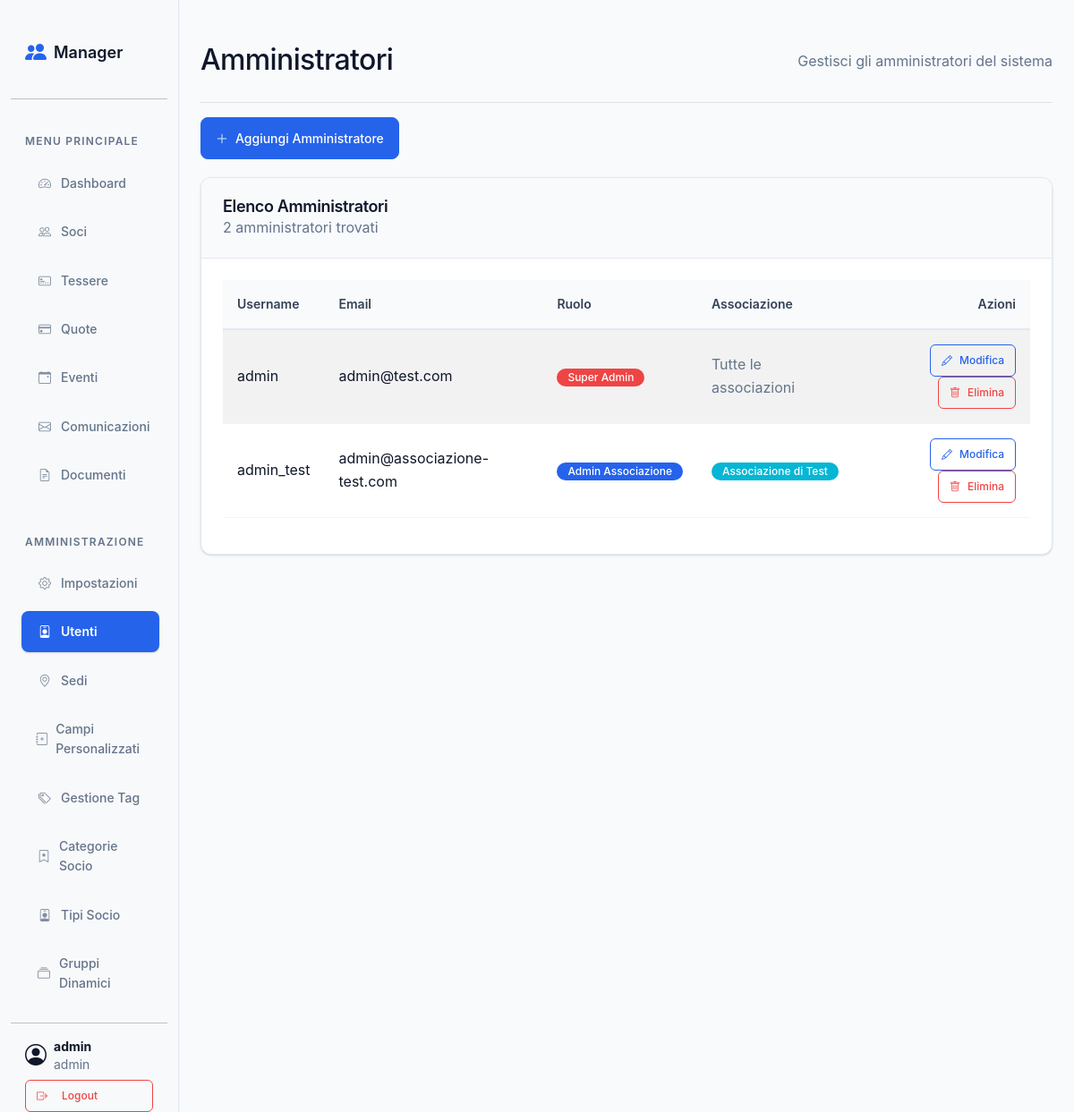
The page /index.php?page=amministratori (signed in) on the database its author committed.
### tables this page shows
CREATE TABLE users (
    id INT AUTO_INCREMENT PRIMARY KEY,
    username VARCHAR(50) UNIQUE NOT NULL,
    email VARCHAR(255) UNIQUE NOT NULL,
    password_hash VARCHAR(255) NOT NULL,
    role ENUM('admin_associazione', 'super_admin') DEFAULT 'admin_associazione',
    associazione_id CHAR(36) NULL,
    created_at TIMESTAMP DEFAULT CURRENT_TIMESTAMP,
    updated_at TIMESTAMP DEFAULT CURRENT_TIMESTAMP ON UPDATE CURRENT_TIMESTAMP,
    last_login TIMESTAMP NULL,
    INDEX idx_users_association (associazione_id),
    FOREIGN KEY (associazione_id) REFERENCES associazioni(id) ON DELETE SET NULL
);

CREATE TABLE associazioni (
    id CHAR(36) PRIMARY KEY,
    nome VARCHAR(255) NOT NULL,
    partita_iva VARCHAR(20) UNIQUE,
    codice_fiscale VARCHAR(16) UNIQUE,
    indirizzo TEXT,
    citta VARCHAR(100),
    provincia VARCHAR(2),
    cap VARCHAR(5),
    email VARCHAR(255) UNIQUE NOT NULL,
    telefono VARCHAR(20),
    costo_tessera DECIMAL(10,2) NULL,
    logo_url TEXT,
    attiva BOOLEAN DEFAULT TRUE,
    tipo_scadenza_default ENUM('solare', 'annuale') DEFAULT 'solare' NOT NULL,
    giorni_notifica_scadenza INT DEFAULT 30,
    template_email_scadenza TEXT,
    created_at DATETIME DEFAULT CURRENT_TIMESTAMP,
    updated_at DATETIME DEFAULT CURRENT_TIMESTAMP ON UPDATE CURRENT_TIMESTAMP
);

### config.php (called while the page is built, shortened)
<?php
if (!function_exists('validateInput')) {
    function validateInput($input, $type = 'string', $max_length = 255) {
    switch($type) {
        case 'alphanumeric':
            return preg_match('/^[a-zA-Z0-9\s_-]+$/', $input) ? trim($input) : false;
    }
    }
}
if (!function_exists('isUserLoggedIn')) {
    function isUserLoggedIn(array $allowed_roles = []) {
    if (empty($allowed_roles)) {
        return true;
    }
    return in_array($_SESSION['user_role'], $allowed_roles);
    }
}

### pages/amministratori.php (the view, shortened to what this page needs)
<?php
include 'config.php';
try {
    $pdo->exec("CREATE TABLE IF NOT EXISTS users (
        id INT AUTO_INCREMENT PRIMARY KEY,
        username VARCHAR(50) UNIQUE NOT NULL,
        email VARCHAR(255) UNIQUE NOT NULL,
        password_hash VARCHAR(255) NOT NULL,
        role ENUM('admin_associazione', 'super_admin') DEFAULT 'admin_associazione',
        associazione_id CHAR(36) NULL,
        created_at TIMESTAMP DEFAULT CURRENT_TIMESTAMP,
        updated_at TIMESTAMP DEFAULT CURRENT_TIMESTAMP ON UPDATE CURRENT_TIMESTAMP,
        last_login TIMESTAMP NULL,
        FOREIGN KEY (associazione_id) REFERENCES associazioni(id) ON DELETE SET NULL
    )");
    try {
        $pdo->exec("ALTER TABLE users ADD COLUMN associazione_id CHAR(36) NULL AFTER role");
        $pdo->exec("ALTER TABLE users ADD FOREIGN KEY (associazione_id) REFERENCES associazioni(id) ON DELETE SET NULL");
    } catch (PDOException $e) {
    }
    try {
        $pdo->exec("ALTER TABLE users MODIFY COLUMN role ENUM('admin_associazione', 'super_admin') DEFAULT 'admin_associazione'");
    } catch (PDOException $e) {
    }
} catch (PDOException $e) {
}
try {
    $stmt = $pdo->query("
        SELECT u.id, u.username, u.email, u.role, u.associazione_id, u.created_at, u.last_login,
               a.nome as associazione_nome
        FROM users u
        LEFT JOIN associazioni a ON u.associazione_id = a.id
        ORDER BY u.role DESC, u.username
    ");
    $administrators = $stmt->fetchAll();
} catch (PDOException $e) {
    die("Error fetching administrators: " . $e->getMessage());
}
?>
<div class="d-flex justify-content-between flex-wrap flex-md-nowrap align-items-center pt-3 pb-2 mb-3 border-bottom">
    <h1 class="h2">Amministratori</h1>
    <p class="text-muted">Gestisci gli amministratori del sistema</p>
</div>
<div class="d-flex justify-content-between mb-3">
    <button type="button" class="btn btn-primary" data-bs-toggle="modal" data-bs-target="#adminModal">
        <i class="bi bi-plus-lg"></i> Aggiungi Amministratore
    </button>
</div>
<div class="card">
    <div class="card-header">
        <h5 class="card-title mb-0">Elenco Amministratori</h5>
        <p class="text-muted mb-0"><?php echo count($administrators); ?> amministratori trovati</p>
    </div>
    <div class="card-body">
        <div class="table-responsive">
            <table class="table table-striped table-hover">
                <thead>
                    <tr>
                        <th>Username</th>
                        <th>Email</th>
                        <th>Ruolo</th>
                        <th>Associazione</th>
                        <th class="text-end">Azioni</th>
                    </tr>
                </thead>
                <tbody>
                    <?php foreach ($administrators as $admin): ?>
                        <tr>
                            <td><?php echo htmlspecialchars($admin['username']); ?></td>
                            <td><?php echo htmlspecialchars($admin['email']); ?></td>
                            <td>
                                <span class="badge <?php echo $admin['role'] === 'super_admin' ? 'bg-danger' : 'bg-primary'; ?>">
                                    <?php echo $admin['role'] === 'super_admin' ? 'Super Admin' : 'Admin Associazione'; ?>
                                </span>
                            </td>
                            <td>
                                <?php if ($admin['associazione_nome']): ?>
                                    <span class="badge bg-info"><?php echo htmlspecialchars($admin['associazione_nome']); ?></span>
                                <?php else: ?>
                                    <span class="text-muted">Tutte le associazioni</span>
                                <?php endif; ?>
                            </td>
                            <td class="text-end">
                                <a href="index.php?page=amministratori&edit=<?php echo $admin['id']; ?>" class="btn btn-sm btn-outline-primary">
                                    <i class="bi bi-pencil"></i> Modifica
                                </a>
                                <form method="POST" class="d-inline" onsubmit="return confirm('Sei sicuro di voler eliminare questo amministratore?')">
                                    <button type="submit" class="btn btn-sm btn-outline-danger">
                                        <i class="bi bi-trash"></i> Elimina
                                    </button>
                                </form>
                            </td>
                        </tr>
                    <?php endforeach; ?>
                </tbody>
            </table>
        </div>
    </div>
</div>

### index.php (shortened to what this page needs)
<?php
require_once 'config.php';
$allowed_pages = [
    'dashboard' => 'pages/dashboard.php',
    'soci' => 'pages/soci.php',
    'eventi' => 'pages/eventi.php',
    'quote' => 'pages/quote.php',
    'tessere' => 'pages/tessere.php',
    'comunicazioni' => 'pages/comunicazioni.php',
    'documenti' => 'pages/documenti.php',
    'verbali' => 'pages/verbali.php',
    'scadenze' => 'pages/scadenze.php',
    'partecipanti' => 'pages/partecipanti.php',
    'configurazioni' => 'pages/configurazioni.php',
    'amministratori' => 'pages/amministratori.php',
    'categorie-socio' => 'pages/categorie-socio.php',
    'tipi-socio' => 'pages/tipi-socio.php',
    'sezioni' => 'pages/sezioni.php',
    'config_campi' => 'pages/config_campi.php',
    'config_tags' => 'pages/config_tags.php',
    'config_gruppi' => 'pages/config_gruppi.php',
    'socio_dettaglio' => 'pages/socio_dettaglio.php',
    'stampa-tessera' => 'pages/stampa-tessera.php',
    'genera-tessera-pdf' => 'pages/genera-tessera-pdf.php',
    'associazioni' => 'pages/associazioni.php',
    'export' => 'api/export.php',
];
$page_key = validateInput($_GET['page'] ?? 'dashboard', 'alphanumeric', 50);
if (array_key_exists($page_key, $allowed_pages)) {
    $page_to_include = $allowed_pages[$page_key];
} else {
    http_response_code(404);
    $page_to_include = 'pages/404.php';
}
?>
<!DOCTYPE html>
<html lang="it">
<head>
    <link href="https://cdn.jsdelivr.net/npm/bootstrap@5.3.2/dist/css/bootstrap.min.css" rel="stylesheet">
    <link href="https://cdn.jsdelivr.net/npm/bootstrap-icons@1.11.3/font/bootstrap-icons.css" rel="stylesheet">
    <link href="assets/css/style.css" rel="stylesheet">
</head>
<body>
    <div class="container-fluid">
        <div class="row">
            <?php if (isUserLoggedIn()): ?>
                <?php include 'includes/sidebar.php'; ?>
            <?php endif; ?>
            <main class="col-md-9 ms-sm-auto col-lg-10 px-md-4 main-content" id="mainContent">
                <div class="page-container" data-page="<?php echo $page_key; ?>">
                    <?php
                    include $page_to_include;
                    ?>
                </div>
            </main>
        </div>
    </div>
</body>
</html>

### includes/sidebar.php (shortened to what this page needs)
<nav class="col-md-3 col-lg-2 d-md-block bg-light sidebar collapse" id="mainSidebar">
    <div class="position-sticky pt-3">
        <div class="d-flex align-items-center mb-3 mb-md-0 me-md-auto text-decoration-none px-3 sidebar-brand">
            <i class="bi bi-people-fill fs-4 me-2 text-primary"></i>
            <span class="fs-5 fw-semibold"><?php echo htmlspecialchars($_SESSION['associazione_nome'] ?? 'Manager'); ?></span>
        </div>
        <hr>
        <h6 class="sidebar-heading d-flex justify-content-between align-items-center px-3 mt-4 mb-1 text-muted text-uppercase">
            <span>Menu Principale</span>
        </h6>
        <ul class="nav flex-column">
            <li class="nav-item">
                <a class="nav-link <?php echo (!isset($_GET['page']) || $_GET['page'] == 'dashboard') ? 'active' : ''; ?>" href="index.php?page=dashboard">
                    <i class="bi bi-speedometer2 me-2"></i>
                    Dashboard
                </a>
            </li>
            <li class="nav-item">
                <a class="nav-link <?php echo (isset($_GET['page']) && $_GET['page'] == 'soci') ? 'active' : ''; ?>" href="index.php?page=soci">
                    <i class="bi bi-people me-2"></i>
                    Soci
                </a>
            </li>
            <li class="nav-item">
                <a class="nav-link <?php echo (isset($_GET['page']) && $_GET['page'] == 'tessere') ? 'active' : ''; ?>" href="index.php?page=tessere">
                    <i class="bi bi-credit-card-2-front me-2"></i>
                    Tessere
                </a>
            </li>
            <li class="nav-item">
                <a class="nav-link <?php echo (isset($_GET['page']) && $_GET['page'] == 'quote') ? 'active' : ''; ?>" href="index.php?page=quote">
                    <i class="bi bi-credit-card me-2"></i>
                    Quote
                </a>
            </li>
            <li class="nav-item">
                <a class="nav-link <?php echo (isset($_GET['page']) && $_GET['page'] == 'eventi') ? 'active' : ''; ?>" href="index.php?page=eventi">
                    <i class="bi bi-calendar-event me-2"></i>
                    Eventi
                </a>
            </li>
            <li class="nav-item">
                <a class="nav-link <?php echo (isset($_GET['page']) && $_GET['page'] == 'comunicazioni') ? 'active' : ''; ?>" href="index.php?page=comunicazioni">
                    <i class="bi bi-envelope me-2"></i>
                    Comunicazioni
                </a>
            </li>
            <li class="nav-item">
                <a class="nav-link <?php echo (isset($_GET['page']) && $_GET['page'] == 'documenti') ? 'active' : ''; ?>" href="index.php?page=documenti">
                    <i class="bi bi-file-earmark-text me-2"></i>
                    Documenti
                </a>
            </li>
        </ul>
        <h6 class="sidebar-heading d-flex justify-content-between align-items-center px-3 mt-4 mb-1 text-muted text-uppercase">
            <span>Amministrazione</span>
        </h6>
        <ul class="nav flex-column mb-2">
            <li class="nav-item">
                <a class="nav-link <?php echo (isset($_GET['page']) && $_GET['page'] == 'configurazioni') ? 'active' : ''; ?>" href="index.php?page=configurazioni">
                    <i class="bi bi-gear me-2"></i>
                    Impostazioni
                </a>
            </li>
            <li class="nav-item">
                <a class="nav-link <?php echo (isset($_GET['page']) && $_GET['page'] == 'amministratori') ? 'active' : ''; ?>" href="index.php?page=amministratori">
                    <i class="bi bi-person-badge me-2"></i>
                    Utenti
                </a>
            </li>
            <?php
            $has_assoc = !empty($_SESSION['associazione_id'] ?? null);
            if ($has_assoc): ?>
            <li class="nav-item">
                <a class="nav-link <?php echo (isset($_GET['page']) && $_GET['page'] == 'configurazioni' && (isset($_GET['section']) && $_GET['section']==='sedi')) ? 'active' : ''; ?>" href="index.php?page=configurazioni&section=sedi">
                    <i class="bi bi-geo-alt me-2"></i>
                    Sedi
                </a>
            </li>
            <?php endif; ?>
            <li class="nav-item">
                <a class="nav-link <?php echo (isset($_GET['page']) && $_GET['page'] == 'config_campi') ? 'active' : ''; ?>" href="index.php?page=config_campi">
                    <i class="bi bi-journal-plus me-2"></i>
                    Campi Personalizzati
                </a>
            </li>
            <li class="nav-item">
                <a class="nav-link <?php echo (isset($_GET['page']) && $_GET['page'] == 'config_tags') ? 'active' : ''; ?>" href="index.php?page=config_tags">
                    <i class="bi bi-tags me-2"></i>
                    Gestione Tag
                </a>
            </li>
            <li class="nav-item">
                <a class="nav-link <?php echo (isset($_GET['page']) && $_GET['page'] == 'categorie-socio') ? 'active' : ''; ?>" href="index.php?page=categorie-socio">
                    <i class="bi bi-bookmark-star me-2"></i>
                    Categorie Socio
                </a>
            </li>
            <li class="nav-item">
                <a class="nav-link <?php echo (isset($_GET['page']) && $_GET['page'] == 'tipi-socio') ? 'active' : ''; ?>" href="index.php?page=tipi-socio">
                    <i class="bi bi-person-badge me-2"></i>
                    Tipi Socio
                </a>
            </li>
            <li class="nav-item">
                <a class="nav-link <?php echo (isset($_GET['page']) && $_GET['page'] == 'config_gruppi') ? 'active' : ''; ?>" href="index.php?page=config_gruppi">
                    <i class="bi bi-collection me-2"></i>
                    Gruppi Dinamici
                </a>
            </li>
        </ul>
        <hr>
        <div class="px-3 mt-auto">
            <div class="d-flex align-items-center mb-2">
                <i class="bi bi-person-circle fs-4 me-2"></i>
                <div class="d-flex flex-column lh-1">
                    <span class="small fw-bold"><?php echo htmlspecialchars($_SESSION['user_nome_completo'] ?? 'Utente'); ?></span>
                    <span class="small text-muted"><?php echo htmlspecialchars($_SESSION['user_role'] ?? 'ruolo'); ?></span>
                </div>
            </div>
            <a href="auth/logout.php" class="btn btn-outline-danger btn-sm w-100">
                <i class="bi bi-box-arrow-right me-2"></i>
                Logout
            </a>
        </div>
    </div>
</nav>

### rows shown on the page
users: username "admin", email "admin@test.com", role "Super Admin", shows "Tutte le associazioni"
users: username "admin_test", email "admin@associazione-test.com", shows "Admin Associazione", associazione.nome "Associazione di Test"

### other values the page prints
$_SESSION['associazione_nome'] "Manager"
$_SESSION['user_nome_completo'] "admin"
$_SESSION['user_role'] "admin"
count($administrators) "2"
